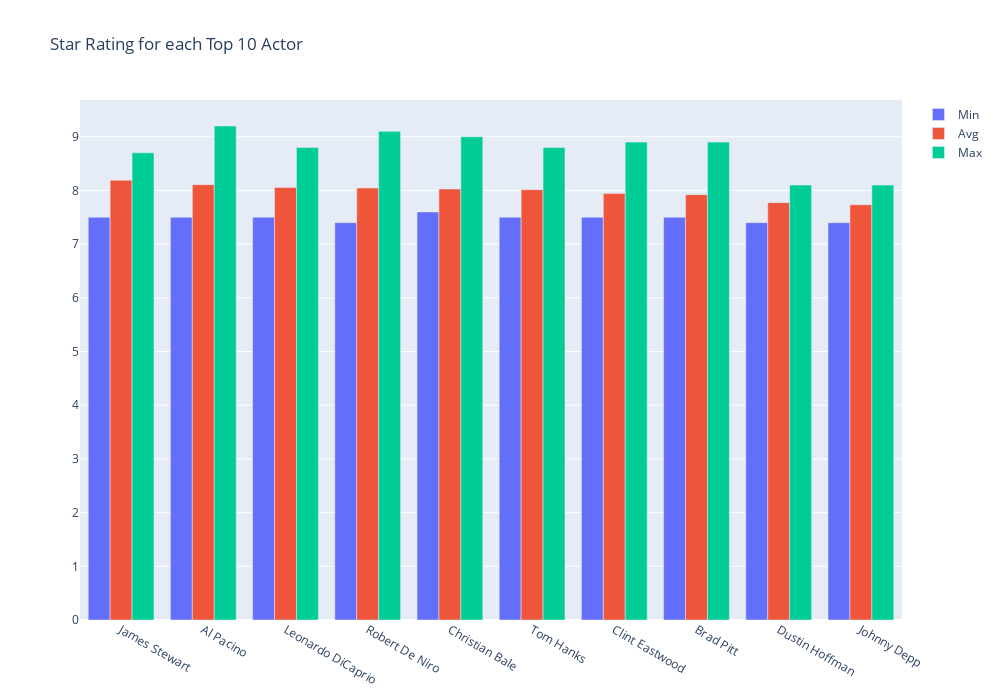

Source (notebook cell):
### Markdown cell above
From the previous dataset, we will be able to check each artist worst, best movie rating and it's average. We will sort the data based on the average star rating. The higher the average star rating means that the actor consistently played in a good movie :)

### Code cell
import plotly.graph_objects as go

popular_actor.sort_values(by='avg_movie_star_rating',ascending = False, inplace = True)

fig = go.Figure(data=[
    go.Bar(name='Min', x=popular_actor['actor_name'], y=popular_actor['min_movie_star_rating']),
    go.Bar(name='Avg', x=popular_actor['actor_name'], y=popular_actor['avg_movie_star_rating']),
    go.Bar(name='Max', x=popular_actor['actor_name'], y=popular_actor['max_movie_star_rating'])
])

fig.update_layout(barmode='group', width=1000,height=700, title='Star Rating for each Top 10 Actor')
fig.show()

### Figure 1 — Plotly figure (JSON) as saved in the notebook; plotly's stock layout.template omitted (floating-point values rounded to 4 significant figures)
{"data": [{"name": "Min", "type": "bar", "x": ["James Stewart", "Al Pacino", "Leonardo DiCaprio", "Robert De Niro", "Christian Bale", "Tom Hanks", "Clint Eastwood", "Brad Pitt", "Dustin Hoffman", "Johnny Depp"], "y": [7.5, 7.5, 7.5, 7.4, 7.6, 7.5, 7.5, 7.5, 7.4, 7.4]}, {"name": "Avg", "type": "bar", "x": ["James Stewart", "Al Pacino", "Leonardo DiCaprio", "Robert De Niro", "Christian Bale", "Tom Hanks", "Clint Eastwood", "Brad Pitt", "Dustin Hoffman", "Johnny Depp"], "y": [8.19, 8.108, 8.055, 8.044, 8.027, 8.014, 7.943, 7.921, 7.773, 7.733]}, {"name": "Max", "type": "bar", "x": ["James Stewart", "Al Pacino", "Leonardo DiCaprio", "Robert De Niro", "Christian Bale", "Tom Hanks", "Clint Eastwood", "Brad Pitt", "Dustin Hoffman", "Johnny Depp"], "y": [8.7, 9.2, 8.8, 9.1, 9, 8.8, 8.9, 8.9, 8.1, 8.1]}], "layout": {"barmode": "group", "height": 700, "title": {"text": "Star Rating for each Top 10 Actor"}, "width": 1000, "xaxis": {"autorange": true, "range": [-0.5, 9.5], "type": "category"}, "yaxis": {"autorange": true, "range": [0, 9.684], "type": "linear"}}}
